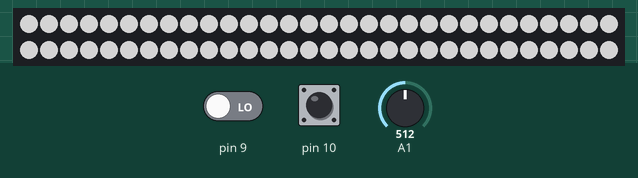
The sketch below on a simulated Arduino Uno, built with avr-gcc and run on an emulated ATmega328P. Parts: 60 RGB LEDs in strip order, left to right, continuing on the next row. The inputs (shaded band) are chosen by the test bench; at power-on: pin 10 HIGH, A1 = 512, pin 9 LOW. Dim RGB values are drawn brighter than linear.

Above: at 1.2 s.
1.3 s: pin 10 pulled LOW for 0.15 s
At 1.72 s:
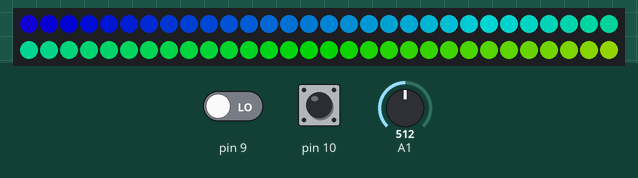
2.0 s: A1 set to 0
At 2.8 s:
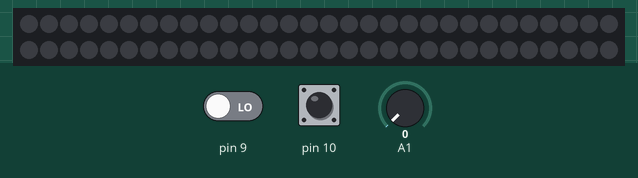
3.5 s: A1 set to 71
At 3.84 s:
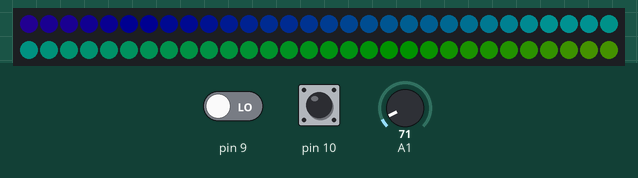
6.4 s: pin 10 pulled LOW for 1 s
At 6.48 s:
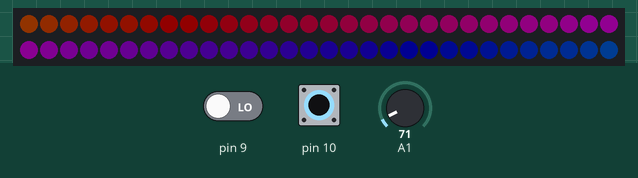
8.0 s: A1 set to 306
At 8.49 s:
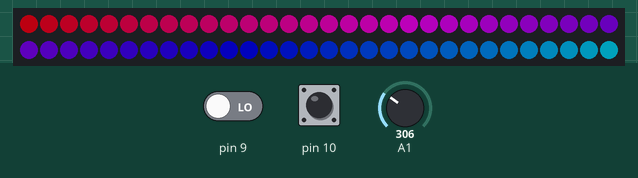
11.0 s: pin 10 pulled LOW for 3.2 s
At 15.02 s:
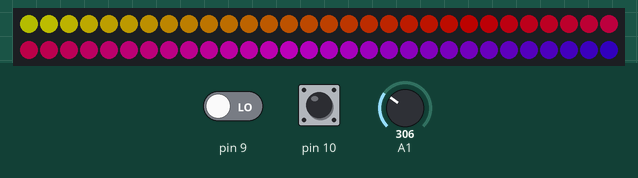
Timing chart, 0 to 16.5 s (numbered marks = the images above; inputs shaded):
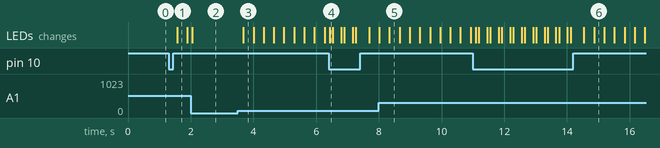

Measured:
- after the input at 1.3 s, the LEDs: change after 0.26 s (image 1)
- after the input at 2.0 s, the LEDs: change after 0.05 s (image 2)
- after the input at 3.5 s, the LEDs: change after 0.18 s (image 3)
- after the input at 6.4 s, the LEDs: change at once (image 4)

The sketch:

___________.ino
```cpp
#include <Adafruit_NeoPixel.h>
//#include <avr/power.h>
#include <IRremote.h>
int r;
int g;
int b;
int br;
const byte IR_RECEIVE_PIN = 3;

#define PIN 11
#define NUMPIXELS 60
int state = 0;
int col = 1;
Adafruit_NeoPixel pixels = Adafruit_NeoPixel(NUMPIXELS, PIN, NEO_GRB + NEO_KHZ800);

void setup() {
  pinMode(A1, INPUT);
  pinMode(10, INPUT_PULLUP);
  pinMode(9, INPUT);
  Serial.begin(115200);
  IrReceiver.begin(IR_RECEIVE_PIN, ENABLE_LED_FEEDBACK);

  pixels.begin();
  //pixels.setBrightness(200);
  //attachInterrupt(digitalPinToInterrupt(3), DecodeIR, RISING);
}


uint32_t hsvToRgb(uint16_t h, uint8_t s, uint8_t v) {
  uint8_t f = (h % 60) * 255 / 60;
  uint8_t p = (255 - s) * (uint16_t)v / 255;
  uint8_t q = (255 - f * (uint16_t)s / 255) * (uint16_t)v / 255;
  uint8_t t = (255 - (255 - f) * (uint16_t)s / 255) * (uint16_t)v / 255;
  uint8_t r = 0, g = 0, b = 0;
  switch ((h / 60) % 6) {
    case 0:
      r = v;
      g = t;
      b = p;
      break;
    case 1:
      r = q;
      g = v;
      b = p;
      break;
    case 2:
      r = p;
      g = v;
      b = t;
      break;
    case 3:
      r = p;
      g = q;
      b = v;
      break;
    case 4:
      r = t;
      g = p;
      b = v;
      break;
    case 5:
      r = v;
      g = p;
      b = q;
      break;
  }
  return pixels.Color(r, g, b);
}
void rainbow() {
  uint16_t time = millis() >> 2;
  for (int i = 0; i < 61; i++) {

    byte x = (time >> 1) - (i << 1);
    pixels.setPixelColor(i, hsvToRgb((uint32_t)x * 359 / 256, 255, 255));
    pixels.show();
  }
}

void colors(int r, int g, int b) {
  for (int i = 0; i < 61; i++) {
    pixels.setPixelColor(i, r, g, b);
  }
  pixels.show();
}


void loop() {
   br = map(analogRead(A1), 0, 1020, 0, 255);
    if (br < 10) {
      br=0;
    }
    pixels.setBrightness(br);


  if (!digitalRead(10)) {
    state = !state;
    delay(100);
  }

  if (!state) {

    if (digitalRead(9) || IrReceiver.decode()) {
      if (col != 8) {
        col++;
      } else {
        col = 1;
      }
      delay(500);
    }
    IrReceiver.resume();


    switch (col) {

      case 1:
        r = 255;
        g = 255;
        b = 255;
        colors(r, g, b);
        break;
      case 2:
        r = 0;
        g = 30;
        b = 255;
        colors(r, g, b);
        break;
      case 3:
        r = 255;
        g = 0;
        b = 0;
        colors(r, g, b);
        break;
      case 4:
        r = 255;
        g = 255;
        b = 10;
        colors(r, g, b);
        break;
      case 5:
        r = 255;
        g = 15;
        b = 85;
        colors(r, g, b);
        break;
      case 6:
        r = 217;
        g = 0;
        b = 240;
        colors(r, g, b);
        break;
      case 7:
        r = 0;
        g = 255;
        b = 255;
        colors(r, g, b);
        break;
      case 8:
        rainbow();

        break;
    }

  } else {
    rainbow();
  }
}


void DecodeIR() {
  if (IrReceiver.decode()) {

    String ir_code = String(IrReceiver.decodedIRData.command, HEX);
    Serial.println(ir_code);

    IrReceiver.resume();
  }
}
```
